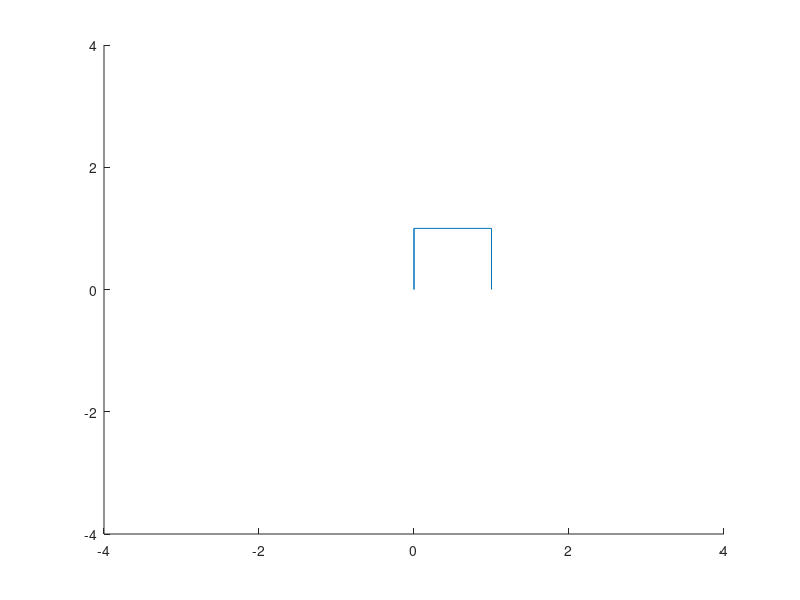

MATLAB code for this plot:
% Initial points of the 3 arms
x = [0 0 1 1];
y = [0 1 1 0];

% Draw lines in initial positions
for i = 1 : 3
    line([x(i), y(i)], [x(i + 1), y(i + 1)]);
    axis([-4 4 -4 4]);
end
th = 60;
% Transformation matrix
T = [cosd(th) -sind(th) 0 0;
    sind(th) cosd(th) 0 1;
    0 0 1 0;
    0 0 0 1];
z1 = 0;
z2 = 1;
Y = [x(1) y(1) 0 1] * T;
x(1) = Y(1);
y(1) = Y(2);
Y = [x(1) y(1) 0 1] * T;
x(2) = Y(1);
y(2) = Y(2);
Y = [x(1) y(1) 0 1] * T;
x(3) = Y(1);
y(3) = Y(2);
fprintf('%u/t%u\n', x(1), y(1));
for i = 1 : 3
    line([x(i), y(i)], [x(i + 1), y(i + 1)]);
    axis([-4 4 -4 4]);
end